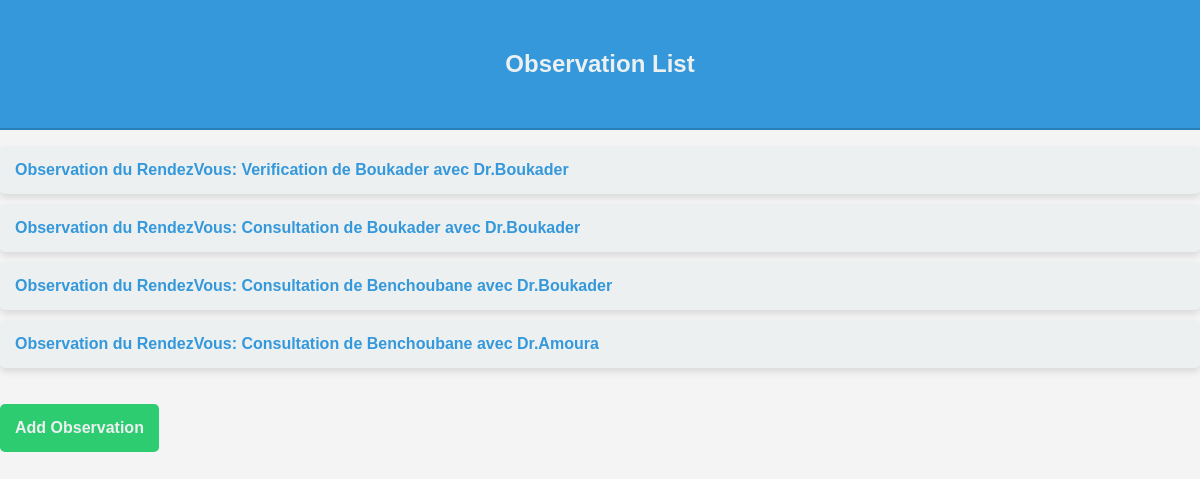
/observations/, run on the app's committed database.
### clinicHub/models.py (models this page shows, shortened)
class Observation(models.Model):
        ID_Observation = models.AutoField(primary_key=True)
        Description=models.CharField(max_length=(50))
        Rendez_Vous = models.OneToOneField(Rendez_Vous, on_delete=models.CASCADE)
        def __str__(self):
            return ' Observation du RendezVous: '+self.Rendez_Vous.Titre+' de  '+self.Rendez_Vous.Patient.Nom+' avec Dr.'+self.Rendez_Vous.Medecin.Nom

class Rendez_Vous(models.Model):
    ID_RDV = models.AutoField(primary_key=True)
    Date = models.DateField(default='2000-01-01')
    Heure = models.TimeField(default='00:00:00')
    Patient = models.ForeignKey(Patient,on_delete=models.CASCADE)
    Medecin = models.ForeignKey(Medecin,on_delete=models.CASCADE)
    Titre = models.CharField(max_length=(50),default="Consultation")

class Person(models.Model):
    ID_Person = models.AutoField(primary_key=True)
    Nom = models.CharField(max_length=(50))
    Prenom = models.CharField(max_length=(50))
    DateNaissance = models.DateField(default='2000-01-01')
    sexe = models.CharField(max_length=(50))
    Adresse = models.CharField(max_length=(50))
    num_tel = models.IntegerField(default=0)
    email = models.EmailField(default="test@domain.com")

### clinicHub/views.py (the view)
# urls.py: path('observations/', views.ObservationCRUDView.observation_list, name='observation_list'),
    def observation_list(request):
        template_list = 'observations/List.html'
        observations = Observation.objects.all()
        return render(request, template_list, {'observations': observations})

### clinicHub/templates/observations/List.html (shortened to what this page needs)
<!DOCTYPE html>
<html lang="en">
  <head>
  </head>
  <body>
    <header>
      <h2>Observation List</h2>
    </header>
    <ul>
      {% for observation in observations %}
      <li>
        <a href="{% url 'observation_detail' pk=observation.pk %}"
          >{{ observation }}</a
        >
      </li>
      {% endfor %}
    </ul>
    <a class="add-link" href="{% url 'create_observation' %}"
      >Add Observation</a
    >
  </body>
</html>

### clinicHub/templates/observations/List.html (style rules this page uses)
body { font-family: "Arial", sans-serif; margin: 0; padding: 0; background-color: #f4f4f4; color: #333; }
header { background-color: #3498db; color: #ecf0f1; text-align: center; padding: 15px; border-bottom: 2px solid #2980b9; }
h2 { background-color: #3498db; color: #ecf0f1; padding: 15px; border-radius: 5px; margin-bottom: 20px; text-align: center; }
ul { list-style-type: none; padding: 0; }
li { background-color: #ecf0f1; margin-bottom: 10px; padding: 15px; border-radius: 5px; box-shadow: 0 4px 6px rgba(0, 0, 0, 0.1); }
a { text-decoration: none; color: #3498db; font-weight: bold; transition: color 0.3s; }
.add-link { background-color: #2ecc71; color: #ecf0f1; padding: 15px; text-decoration: none; border-radius: 5px; display: inline-block; margin-top: 20px; text-align: center; font-weight: bold; cursor: pointer; transition: background-color 0.3s; }

### data on the page
Observation: Rendez_Vous.Medecin_id "Observation du RendezVous: Verification de Boukader avec Dr.Boukader"
Observation: Rendez_Vous.Nom "Observation du RendezVous: Consultation de Boukader avec Dr.Boukader"
Observation: Rendez_Vous.Nom "Observation du RendezVous: Consultation de Benchoubane avec Dr.Boukader"
Observation: Rendez_Vous.Nom "Observation du RendezVous: Consultation de Benchoubane avec Dr.Amoura"
